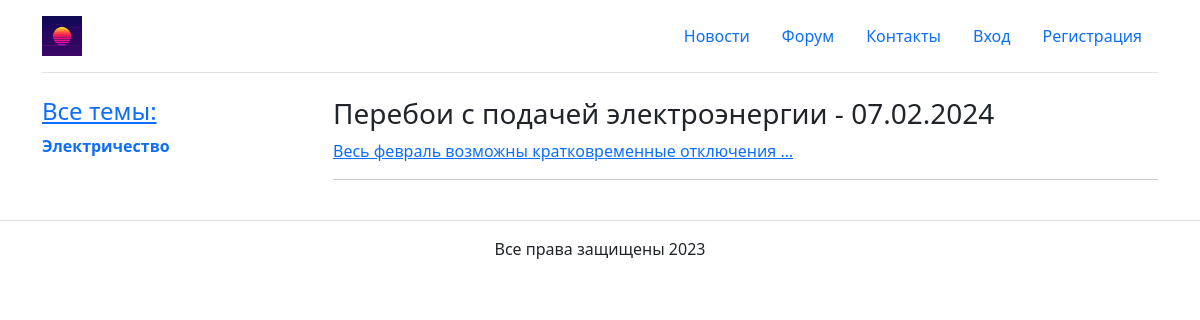
The page / on the database its author committed.
### humans/models.py (models this page shows, shortened)
class Category(models.Model):
    name = models.CharField(max_length=50)
    def __str__(self):
        return self.name
    def get_absolute_url(self):
        return reverse('show_category', kwargs={'cat_pk': self.pk})
    class Meta:
        verbose_name = 'Категории новостей'
        verbose_name_plural = 'Категории новостей'

class News(models.Model):
    title = models.CharField(max_length=255, verbose_name='Заголовок')
    content = models.TextField(blank=True, verbose_name='Текст')
    image = models.ImageField(upload_to="images/%Y/%m/%d/", verbose_name='Изображение', blank=True)
    time_create = models.DateTimeField(auto_now_add=True, verbose_name='Время создания')
    time_update = models.DateTimeField(auto_now=True, verbose_name='Время корректировки')
    is_published = models.BooleanField(default=False, verbose_name='Публикация')
    category = models.ForeignKey('Category', on_delete=models.PROTECT, verbose_name='Категории')
    def get_absolute_url(self):
        return reverse('show_news', kwargs={'news_pk': self.pk})
    class Meta:
        verbose_name = 'Новости СНТ'
        verbose_name_plural = 'Новости СНТ'
        ordering = ['-time_create']

### humans/views.py (the view)
# urls.py: path('', NewsDisplay.as_view(), name='home'),
class NewsDisplay(MyContextMixin, ListView):
    model = News
    template_name = 'humans/index.html'
    context_object_name = 'posts'
    def get_context_data(self):
        context = super().get_context_data(title='Главная страница')
        return context
    def get_queryset(self):
        return News.objects.filter(is_published=True).order_by('-time_create')

### humans/utils/mixins.py (called while the page is built)
    def get_context_data(self, **kwargs):
        context = super().get_context_data(**kwargs) | kwargs
        context['menu'] = menu
        context['login_menu'] = self._get_login_menu()
        context['cats'] = Category.objects.filter(news__isnull=False, news__is_published=True).distinct()
        return context

    def _get_login_menu(self):
        return [
            {'desc': 'Выход', 'url_name': 'logout'}
        ] if self.request.user.is_authenticated else [
            {'desc': 'Вход', 'url_name': 'login'},
            {'desc': 'Регистрация', 'url_name': 'registration'}
        ]

### humans/templates/humans/index.html
{% extends 'humans/base.html' %}
{% load static %}
{% block content %}
{% for p in posts %}
<h3>{{p.title}} - {{p.time_create|date:"d.m.Y"}}</h3>
<a href="{{p.get_absolute_url}}"><p>{{p.content|truncatewords:5}}</p></a>
<hr>
{% endfor %}
{% endblock %}

### humans/templates/humans/base.html (shortened to what this page needs)
{% load static %}
<!DOCTYPE html>
<html lang="ru">
<head>
    <link href="https://cdn.jsdelivr.net/npm/bootstrap@5.0.2/dist/css/bootstrap.min.css" rel="stylesheet"
>
    <link rel="stylesheet" href="{% static 'humans/css/style_f.css' %}">
</head>
<body>
<div class="container">
    <header class="d-flex flex-wrap justify-content-center py-3 mb-4 border-bottom">
        <a href="{% url 'home' %}"
           class="d-flex align-items-center mb-3 mb-md-0 me-md-auto text-dark text-decoration-none">
            <img src="{% static 'humans/images/logo.jpg' %}" alt="Logo" class="me-2" height="40">
        </a>
        <ul class="nav nav-pills">
            {% for item in menu %}
            <li class="nav-item">
                <a href="{% url item.url_name %}" class="nav-link">{{ item.desc }}</a>
            </li>
            {% endfor %}
            {% for item in login_menu %}
            <li class="nav-item">
                <a href="{% url item.url_name %}" class="nav-link">{{ item.desc }}</a>
            </li>
            {% endfor %}
        </ul>
    </header>
    <main>
        <div class="row g-5">
            <div class="col-md-3">
                <h4><a href="{% url 'home' %}">Все темы:</a></h4>
                <ul class="list-unstyled">
                    {% for cat in cats %}
                    <li class="mb-2">
                        {% if current_cat == cat.pk %}
                        <p><i>{{ cat }}</i></p>
                        {% else %}
                        <a href="{{ cat.get_absolute_url }}" class="text-decoration-none"><b>{{ cat }}</b></a>
                        {% endif %}
                    </li>
                    {% endfor %}
                </ul>
            </div>
            <div class="col-md-9">
                {% block content %}
                {% endblock %}
            </div>
        </div>
    </main>
</div>
<footer class="py-3 mt-4 border-top">
    <div class="container">
        <p class="mb-0 text-center">Все права защищены 2023</p>
    </div>
</footer>
</body>
</html>

### humans/static/humans/css/style_f.css (style rules this page uses)
* { margin: 0; padding: 0; box-sizing: border-box; }
html, body { height: 100%; margin: 0; }

### rows shown on the page
Category: name "Электричество"
News: title "Перебои с подачей электроэнергии", time_create "07.02.2024", content "Весь февраль возможны кратковременные отключения …"

### other values the page prints
{{ item.desc }} "Новости" "Форум" "Контакты"
{{ item.desc }} "Вход" "Регистрация"
